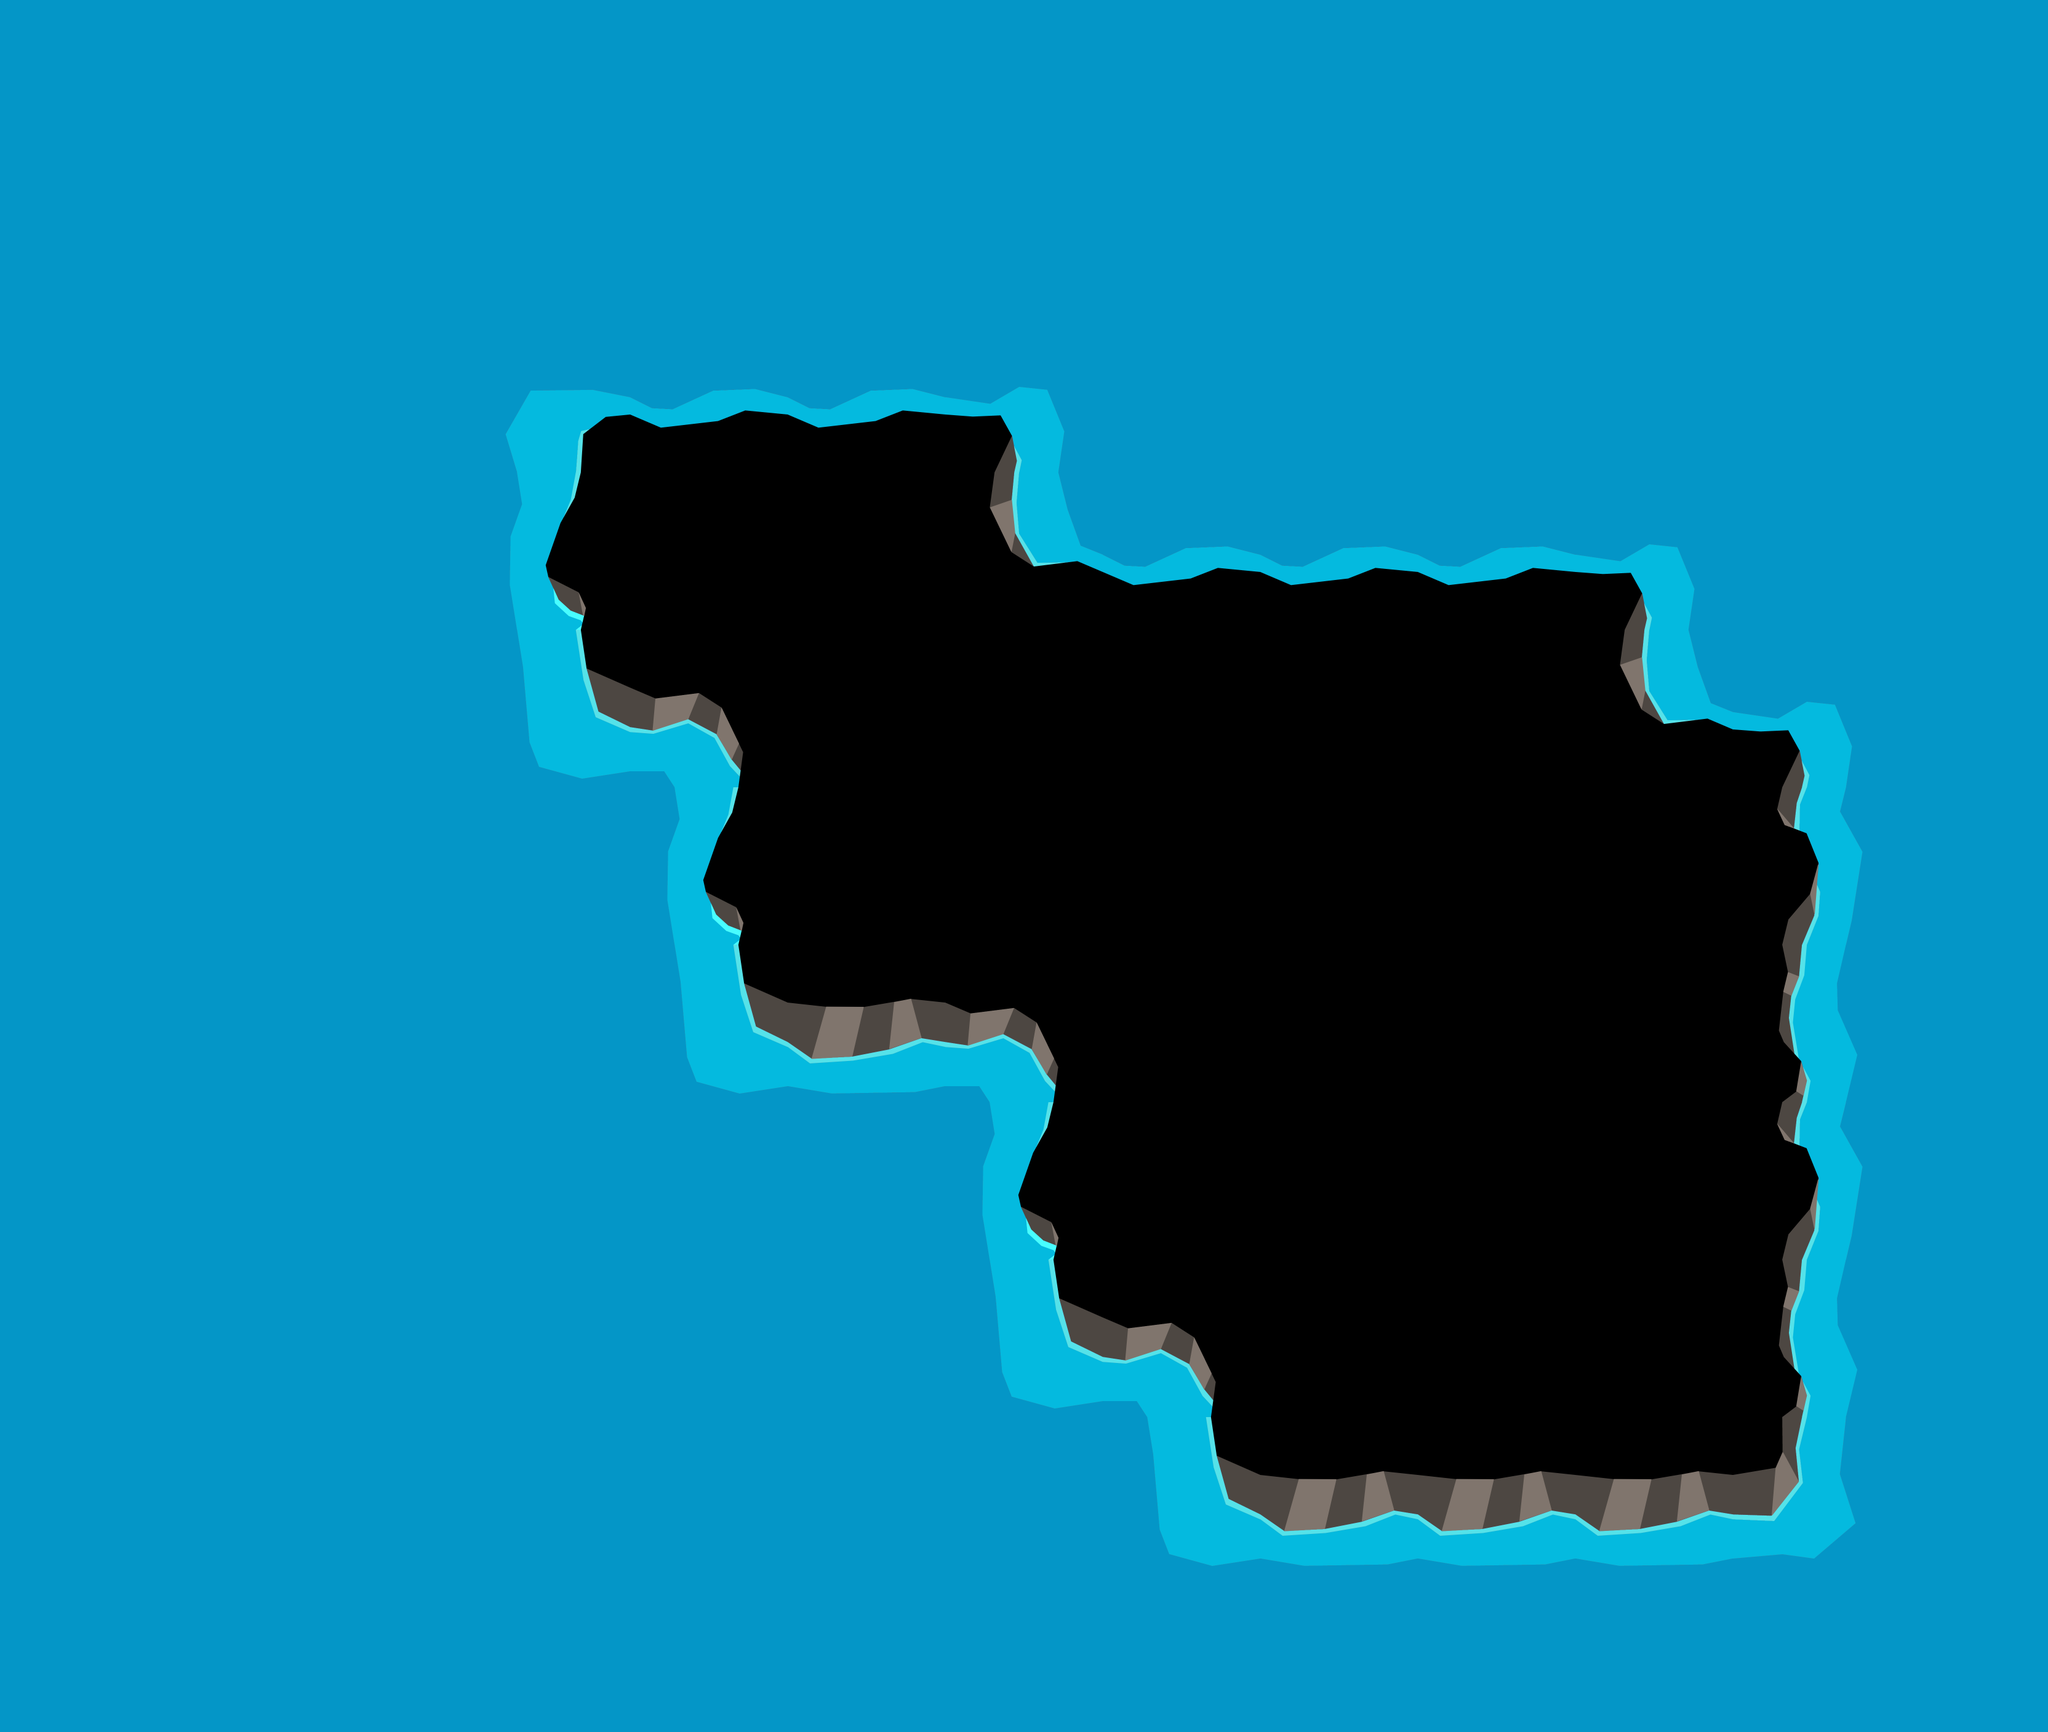

The image is a tile-based game level rendered from a .tmx file. Its description and complete source (layers, tilesets, objects, tile grids) follow:
An orthogonal 13x11 tile map with 256x256 px tiles, 1 tile layer (Tile Layer 1), 6 tilesets and 58 objects.

<map version="1.10" tiledversion="1.10.2" orientation="orthogonal" renderorder="right-down" width="13" height="11" tilewidth="256" tileheight="256" infinite="0" nextlayerid="16" nextobjectid="474">
 <tileset firstgid="1" source="maps/64x64.tsx" />
 <tileset firstgid="9" source="maps/128x128.tsx" />
 <tileset firstgid="13" source="maps/256x256(Ursa + Salmon).tsx" />
 <tileset firstgid="19" source="maps/tiles.tsx" />
 <tileset firstgid="34" source="maps/256x512.tsx" />
 <tileset firstgid="38" source="maps/512x512.tsx" />
 <layer id="1" name="Tile Layer 1" width="13" height="11">
  <properties>
   <property name="starting_rotation" type="int" value="50" />
  </properties>
  <data encoding="csv">
19,19,19,19,19,19,19,19,19,19,19,19,19,
19,19,19,19,19,19,19,19,19,19,19,19,19,
19,19,19,20,31,31,21,19,19,19,19,19,19,
19,19,19,32,0,0,25,31,31,31,21,19,19,
19,19,19,23,27,0,0,0,0,0,25,21,19,
19,19,19,19,32,0,0,0,0,0,0,29,19,
19,19,19,19,23,28,27,0,0,0,0,30,19,
19,19,19,19,19,19,32,0,0,0,0,29,19,
19,19,19,19,19,19,23,27,0,0,0,30,19,
19,19,19,19,19,19,19,23,28,28,28,22,19,
19,19,19,19,19,19,19,19,19,19,19,19,19
</data>
 </layer>
 <objectgroup id="1" name="decorations">
  <object id="391" gid="41" x="2096" y="2400" width="512" height="512" />
  <object id="404" gid="12" x="2008" y="1098" width="128" height="128" />
  <object id="405" gid="12" x="1676" y="1372" width="128" height="128" />
  <object id="406" gid="12" x="2292" y="1372" width="128" height="128" />
  <object id="407" gid="5" x="1928" y="1148" width="64" height="64" />
  <object id="408" gid="5" x="1868" y="1236" width="64" height="64" />
  <object id="409" gid="5" x="1636" y="1116" width="64" height="64" />
  <object id="412" gid="5" x="1728" y="1636" width="64" height="64" />
  <object id="413" gid="3" x="2120" y="1416" width="64" height="64" />
  <object id="414" gid="3" x="1980" y="1380" width="64" height="64" />
  <object id="416" gid="2" x="1900" y="1128" width="64" height="64" />
  <object id="417" gid="1" x="2060" y="1384" width="64" height="64" />
  <object id="418" gid="1" x="2568" y="1680" width="64" height="64" />
  <object id="419" gid="2" x="2406" y="1748" width="64" height="64" />
  <object id="420" gid="8" x="2144" y="1156" width="64" height="64" />
  <object id="421" gid="7" x="1392" y="832" width="64" height="64" />
  <object id="424" gid="11" x="2746.67" y="1762" width="128" height="128" />
  <object id="427" gid="10" x="2780" y="1976" width="128" height="128" />
  <object id="429" gid="40" x="1069" y="1163" width="512" height="512" />
  <object id="431" gid="4" x="2008" y="1936" width="64" height="64" />
  <object id="432" gid="4" x="1516" y="1032" width="64" height="64" />
  <object id="433" gid="4" x="1486" y="778.667" width="64" height="64" />
  <object id="435" gid="3" x="1470" y="922" width="64" height="64" />
  <object id="436" gid="3" x="1533" y="1180" width="64" height="64" />
  <object id="437" gid="1" x="1190" y="728" width="64" height="64" />
  <object id="438" gid="1" x="1600" y="948" width="64" height="64" />
  <object id="439" gid="1" x="1784" y="1500" width="64" height="64" />
  <object id="440" gid="1" x="1346" y="1528" width="64" height="64" />
  <object id="441" gid="2" x="1440" y="1390" width="64" height="64" />
  <object id="442" gid="4" x="1632" y="1628" width="64" height="64" />
  <object id="443" gid="4" x="1932" y="1300" width="64" height="64" />
  <object id="444" gid="4" x="2484" y="1284" width="64" height="64" />
  <object id="445" gid="5" x="2496" y="1696" width="64" height="64" />
  <object id="447" gid="5" x="2592" y="1308" width="64" height="64" />
  <object id="448" gid="5" x="1844" y="2088" width="64" height="64" />
  <object id="449" gid="5" x="1756" y="1928" width="64" height="64" />
  <object id="450" gid="5" x="1916" y="1964" width="64" height="64" />
  <object id="451" gid="12" x="1800" y="2036" width="128" height="128" />
  <object id="455" gid="9" x="1678" y="1041.33" width="128" height="128" />
  <object id="457" gid="1" x="1952" y="2016" width="64" height="64" />
  <object id="458" gid="3" x="1924" y="1710" width="64" height="64" />
  <object id="465" gid="11" x="2594" y="2144" width="128" height="128" />
  <object id="466" gid="10" x="2442" y="1894" width="128" height="128" />
  <object id="467" gid="3" x="2606" y="2294" width="64" height="64" />
  <object id="468" gid="3" x="2014" y="2152" width="64" height="64" />
  <object id="469" gid="1" x="2796" y="2132" width="64" height="64" />
  <object id="473" gid="4" x="2276" y="1068" width="64" height="64" />
 </objectgroup>
 <objectgroup id="2" name="cave" />
 <objectgroup id="3" name="trees">
  <object id="384" gid="35" x="1170.54" y="1442.23" width="256" height="512" />
  <object id="385" gid="35" x="920" y="1100" width="256" height="512" />
  <object id="386" gid="35" x="1381.33" y="1607.33" width="256" height="512" />
  <object id="394" gid="35" x="2592" y="1652" width="256" height="512" />
  <object id="459" gid="35" x="1628" y="1543.33" width="256" height="512" />
  <object id="462" gid="35" x="2014" y="1856" width="256" height="512" />
  <object id="463" gid="35" x="2188" y="1968" width="256" height="512" />
 </objectgroup>
 <objectgroup id="4" name="objects">
  <object id="395" gid="17" x="2353.33" y="1138.67" width="256" height="256" />
 </objectgroup>
 <objectgroup id="5" name="ice" />
 <objectgroup id="6" name="smolursa">
  <object id="275" gid="15" x="2571.13" y="1990.49" width="256" height="256" />
 </objectgroup>
 <objectgroup id="7" name="enemies">
  <object id="390" gid="14" x="1895.64" y="1418" width="256" height="256">
   <properties>
    <property name="is_stupid" type="bool" value="true" />
    <property name="starting_rotation" type="int" value="315" />
   </properties>
  </object>
 </objectgroup>
 <objectgroup id="8" name="markers" />
 <objectgroup id="9" name="player" locked="1">
  <object id="254" gid="13" x="1168.58" y="994.681" width="256" height="256" />
 </objectgroup>
</map>
